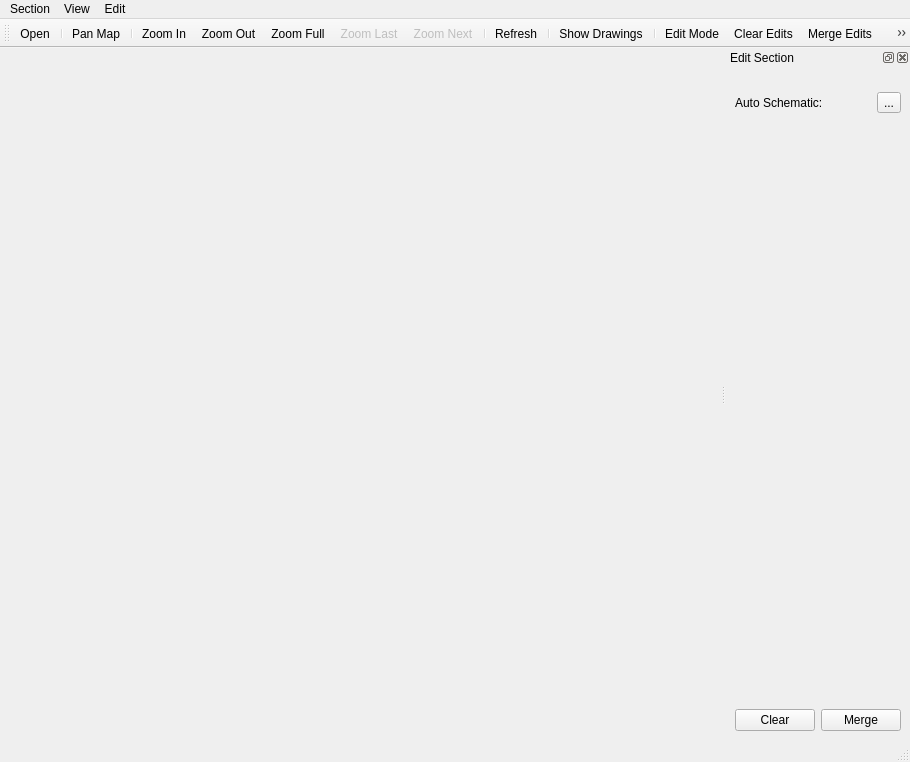
<?xml version="1.0" encoding="UTF-8"?>
<ui version="4.0">
 <class>SectionWindow</class>
 <widget class="QMainWindow" name="SectionWindow">
  <property name="geometry">
   <rect>
    <x>0</x>
    <y>0</y>
    <width>910</width>
    <height>762</height>
   </rect>
  </property>
  <property name="windowTitle">
   <string>Section Window</string>
  </property>
  <widget class="QWidget" name="centralwidget"/>
  <widget class="QMenuBar" name="menubar">
   <property name="geometry">
    <rect>
     <x>0</x>
     <y>0</y>
     <width>910</width>
     <height>22</height>
    </rect>
   </property>
   <widget class="QMenu" name="menuSection">
    <property name="title">
     <string>Section</string>
    </property>
    <addaction name="actionOpen"/>
    <addaction name="actionClose"/>
   </widget>
   <widget class="QMenu" name="menuEdit">
    <property name="title">
     <string>Edit</string>
    </property>
    <addaction name="actionEditMode"/>
    <addaction name="actionClearEdits"/>
    <addaction name="actionMergeEdits"/>
    <addaction name="separator"/>
    <addaction name="actionEditPoints"/>
    <addaction name="actionEditLines"/>
    <addaction name="actionEditPolygons"/>
    <addaction name="separator"/>
    <addaction name="actionSelectPoints"/>
    <addaction name="actionSelectLines"/>
    <addaction name="actionSelectPolygons"/>
   </widget>
   <widget class="QMenu" name="menuView">
    <property name="title">
     <string>View</string>
    </property>
    <addaction name="actionPanMap"/>
    <addaction name="separator"/>
    <addaction name="actionZoomIn"/>
    <addaction name="actionZoomOut"/>
    <addaction name="actionZoomFull"/>
    <addaction name="actionZoomLast"/>
    <addaction name="actionZoomNext"/>
    <addaction name="separator"/>
    <addaction name="actionRefreshMap"/>
    <addaction name="separator"/>
    <addaction name="actionShowDrawings"/>
   </widget>
   <addaction name="menuSection"/>
   <addaction name="menuView"/>
   <addaction name="menuEdit"/>
  </widget>
  <widget class="QStatusBar" name="statusbar"/>
  <widget class="QToolBar" name="mainToolbar">
   <property name="windowTitle">
    <string>toolBar</string>
   </property>
   <attribute name="toolBarArea">
    <enum>TopToolBarArea</enum>
   </attribute>
   <attribute name="toolBarBreak">
    <bool>false</bool>
   </attribute>
   <addaction name="actionOpen"/>
   <addaction name="separator"/>
   <addaction name="actionPanMap"/>
   <addaction name="separator"/>
   <addaction name="actionZoomIn"/>
   <addaction name="actionZoomOut"/>
   <addaction name="actionZoomFull"/>
   <addaction name="actionZoomLast"/>
   <addaction name="actionZoomNext"/>
   <addaction name="separator"/>
   <addaction name="actionRefreshMap"/>
   <addaction name="separator"/>
   <addaction name="actionShowDrawings"/>
   <addaction name="separator"/>
   <addaction name="actionEditMode"/>
   <addaction name="actionClearEdits"/>
   <addaction name="actionMergeEdits"/>
   <addaction name="actionEditPoints"/>
   <addaction name="actionEditLines"/>
   <addaction name="actionEditPolygons"/>
   <addaction name="actionSelectPoints"/>
   <addaction name="actionSelectLines"/>
   <addaction name="actionSelectPolygons"/>
  </widget>
  <widget class="QDockWidget" name="editDock">
   <property name="windowTitle">
    <string>Edit Section</string>
   </property>
   <attribute name="dockWidgetArea">
    <number>2</number>
   </attribute>
   <widget class="QWidget" name="dockWidgetContents">
    <layout class="QVBoxLayout" name="verticalLayout_2">
     <item>
      <widget class="QScrollArea" name="scrollArea">
       <property name="frameShape">
        <enum>QFrame::NoFrame</enum>
       </property>
       <property name="widgetResizable">
        <bool>true</bool>
       </property>
       <widget class="QWidget" name="scrollAreaWidgetContents">
        <property name="geometry">
         <rect>
          <x>0</x>
          <y>0</y>
          <width>235</width>
          <height>584</height>
         </rect>
        </property>
        <layout class="QVBoxLayout" name="verticalLayout">
         <property name="margin">
          <number>0</number>
         </property>
         <item>
          <widget class="QWidget" name="metadataWidget" native="true">
           <property name="minimumSize">
            <size>
             <width>0</width>
             <height>10</height>
            </size>
           </property>
          </widget>
         </item>
         <item>
          <layout class="QGridLayout" name="drawingToolsLayout"/>
         </item>
         <item>
          <layout class="QHBoxLayout" name="horizontalLayout_2">
           <item>
            <widget class="QLabel" name="autoSchematiclLabel">
             <property name="text">
              <string>Auto Schematic:</string>
             </property>
            </widget>
           </item>
           <item>
            <widget class="QToolButton" name="autoSchematicTool">
             <property name="toolTip">
              <string>&lt;html&gt;&lt;head/&gt;&lt;body&gt;&lt;p&gt;Auto Schematic&lt;/p&gt;&lt;/body&gt;&lt;/html&gt;</string>
             </property>
             <property name="text">
              <string>...</string>
             </property>
             <property name="icon">
              <iconset resource="resources.qrc">
               <normaloff>:/plugins/ark/plan/autoSchematic.png</normaloff>:/plugins/ark/plan/autoSchematic.png</iconset>
             </property>
            </widget>
           </item>
          </layout>
         </item>
         <item>
          <spacer name="verticalSpacer">
           <property name="orientation">
            <enum>Qt::Vertical</enum>
           </property>
           <property name="sizeHint" stdset="0">
            <size>
             <width>20</width>
             <height>511</height>
            </size>
           </property>
          </spacer>
         </item>
        </layout>
       </widget>
      </widget>
     </item>
     <item>
      <layout class="QHBoxLayout" name="horizontalLayout">
       <item>
        <widget class="QPushButton" name="clearButton">
         <property name="toolTip">
          <string>Clear unsaved changes from work layers</string>
         </property>
         <property name="text">
          <string>Clear</string>
         </property>
        </widget>
       </item>
       <item>
        <widget class="QPushButton" name="mergeButton">
         <property name="toolTip">
          <string>Move new context to main layers</string>
         </property>
         <property name="text">
          <string>Merge</string>
         </property>
        </widget>
       </item>
      </layout>
     </item>
    </layout>
   </widget>
  </widget>
  <action name="actionClose">
   <property name="icon">
    <iconset resource="resources.qrc">
     <normaloff>:/plugins/ark/close.svg</normaloff>:/plugins/ark/close.svg</iconset>
   </property>
   <property name="text">
    <string>Close</string>
   </property>
  </action>
  <action name="actionClearEdits">
   <property name="text">
    <string>Clear Edits</string>
   </property>
  </action>
  <action name="actionMergeEdits">
   <property name="text">
    <string>Merge Edits</string>
   </property>
  </action>
  <action name="actionPanMap">
   <property name="checkable">
    <bool>true</bool>
   </property>
   <property name="text">
    <string>Pan Map</string>
   </property>
  </action>
  <action name="actionZoomIn">
   <property name="checkable">
    <bool>true</bool>
   </property>
   <property name="text">
    <string>Zoom In</string>
   </property>
  </action>
  <action name="actionZoomOut">
   <property name="checkable">
    <bool>true</bool>
   </property>
   <property name="text">
    <string>Zoom Out</string>
   </property>
  </action>
  <action name="actionZoomFull">
   <property name="checkable">
    <bool>true</bool>
   </property>
   <property name="text">
    <string>Zoom Full</string>
   </property>
  </action>
  <action name="actionZoomLast">
   <property name="checkable">
    <bool>true</bool>
   </property>
   <property name="enabled">
    <bool>false</bool>
   </property>
   <property name="text">
    <string>Zoom Last</string>
   </property>
  </action>
  <action name="actionZoomNext">
   <property name="checkable">
    <bool>true</bool>
   </property>
   <property name="enabled">
    <bool>false</bool>
   </property>
   <property name="text">
    <string>Zoom Next</string>
   </property>
  </action>
  <action name="actionRefreshMap">
   <property name="text">
    <string>Refresh</string>
   </property>
  </action>
  <action name="actionOpen">
   <property name="icon">
    <iconset resource="resources.qrc">
     <normaloff>:/plugins/ark/plan/section.svg</normaloff>:/plugins/ark/plan/section.svg</iconset>
   </property>
   <property name="text">
    <string>Open</string>
   </property>
  </action>
  <action name="actionEditMode">
   <property name="checkable">
    <bool>true</bool>
   </property>
   <property name="text">
    <string>Edit Mode</string>
   </property>
   <property name="toolTip">
    <string>Edit Section</string>
   </property>
  </action>
  <action name="actionEditPoints">
   <property name="icon">
    <iconset resource="resources.qrc">
     <normaloff>:/plugins/ark/plan/editPoints.svg</normaloff>:/plugins/ark/plan/editPoints.svg</iconset>
   </property>
   <property name="text">
    <string>Edit Points</string>
   </property>
  </action>
  <action name="actionEditLines">
   <property name="icon">
    <iconset resource="resources.qrc">
     <normaloff>:/plugins/ark/plan/editLines.svg</normaloff>:/plugins/ark/plan/editLines.svg</iconset>
   </property>
   <property name="text">
    <string>Edit Lines</string>
   </property>
  </action>
  <action name="actionEditPolygons">
   <property name="icon">
    <iconset resource="resources.qrc">
     <normaloff>:/plugins/ark/plan/editPolygons.svg</normaloff>:/plugins/ark/plan/editPolygons.svg</iconset>
   </property>
   <property name="text">
    <string>Edit Polygons</string>
   </property>
  </action>
  <action name="actionSelectPoints">
   <property name="icon">
    <iconset resource="resources.qrc">
     <normaloff>:/plugins/ark/plan/selectPoints.svg</normaloff>:/plugins/ark/plan/selectPoints.svg</iconset>
   </property>
   <property name="text">
    <string>Select Points</string>
   </property>
  </action>
  <action name="actionSelectLines">
   <property name="icon">
    <iconset resource="resources.qrc">
     <normaloff>:/plugins/ark/plan/selectLines.svg</normaloff>:/plugins/ark/plan/selectLines.svg</iconset>
   </property>
   <property name="text">
    <string>Select Lines</string>
   </property>
  </action>
  <action name="actionSelectPolygons">
   <property name="icon">
    <iconset resource="resources.qrc">
     <normaloff>:/plugins/ark/plan/selectPolygons.svg</normaloff>:/plugins/ark/plan/selectPolygons.svg</iconset>
   </property>
   <property name="text">
    <string>Select Polygons</string>
   </property>
  </action>
  <action name="actionShowDrawings">
   <property name="checkable">
    <bool>true</bool>
   </property>
   <property name="icon">
    <iconset resource="resources.qrc">
     <normaloff>:/plugins/ark/plan/loadDrawings.svg</normaloff>:/plugins/ark/plan/loadDrawings.svg</iconset>
   </property>
   <property name="text">
    <string>Show Drawings</string>
   </property>
  </action>
 </widget>
 <resources>
  <include location="resources.qrc"/>
 </resources>
 <connections/>
</ui>
